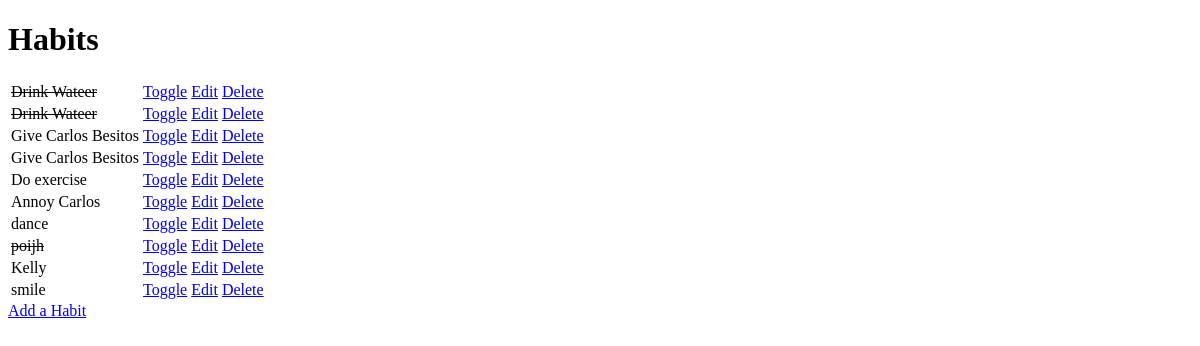
The app's page /, older data.
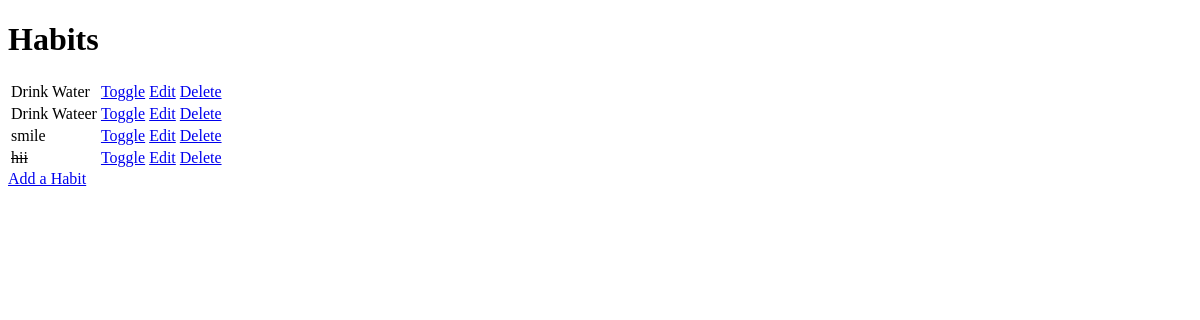
The same page, newer data.
### habit/models.py (models this page shows, shortened)
class Item(models.Model):
    name = models.CharField(max_length=50, null=False, blank=False)
    done = models.BooleanField(null=False, blank=False, default=False)

### habit/views.py (the view)
# urls.py: path('', views.get_habits, name = 'get_habits'),
def get_habits(request):
    items = Item.objects.all()
    context = {
        'items': items
    }
    return render(request, 'habits/habits.html', context)

### habit/templates/habits/habits.html (shortened to what this page needs)
<!DOCTYPE html>
<html lang="en">
<head>
</head>
<body>
<h1>Habits
</h1>
<table>
    {% for item in items %}
        <tr>
            {% if item.done %}
                <td><strike>{{ item.name }}</strike></td>
            {% else %}
                <td>{{ item.name }}</td>
            {% endif %}
            <td>
                <a href="/toggle/{{ item.id }}">
                    Toggle
                </a>
            </td>
            <td>
                <a href="/edit/{{ item.id }}">
                    Edit
                </a>
            </td>
            <td>
                <a href="/delete/{{ item.id }}">
                    Delete
                </a>
            </td>
        </tr>
        {% empty %}
        <tr><td>Create New Habits</td></tr>
    {% endfor %}
</table>
<a href = "/add">Add a Habit</a>
</body>
</html>

Row changes from the older to the newer data that the page shows:
removed Item: name "Give Carlos Besitos"
removed Item: name "Give Carlos Besitos"
removed Item: name "Do exercise"
removed Item: name "Annoy Carlos"
removed Item: name "dance"
removed Item: name "poijh"
removed Item: name "Kelly"
changed Item: done True → False (drawn); name "Drink Wateer" → "Drink Water"
changed Item "Drink Wateer": done True → False (drawn)
added Item: name "hii"
